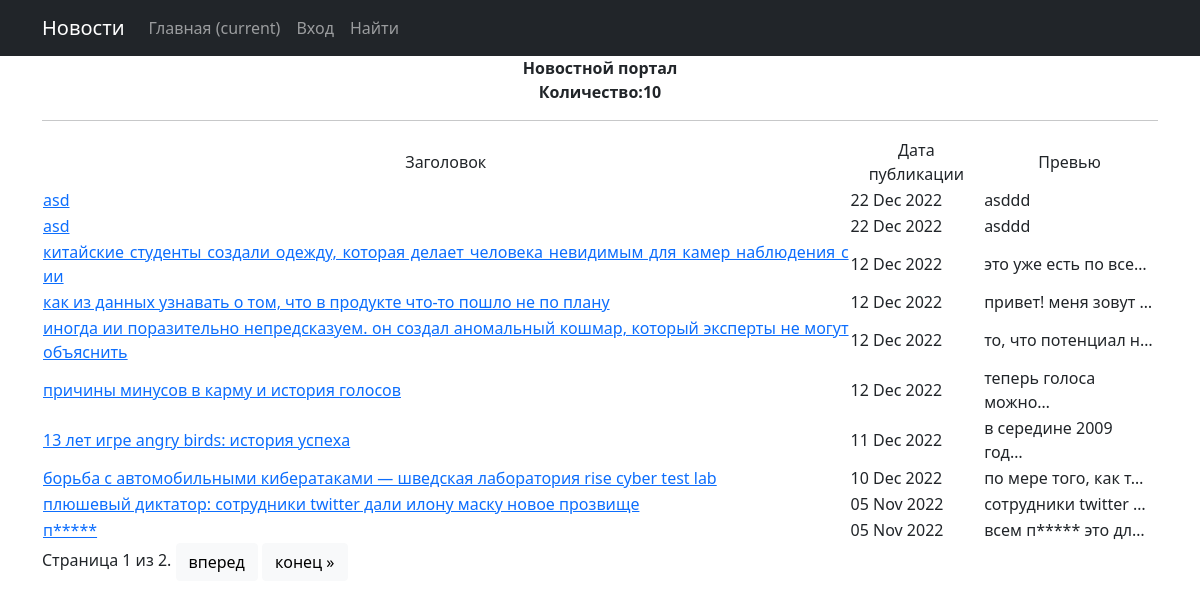
Before: /news/ with the older database file.
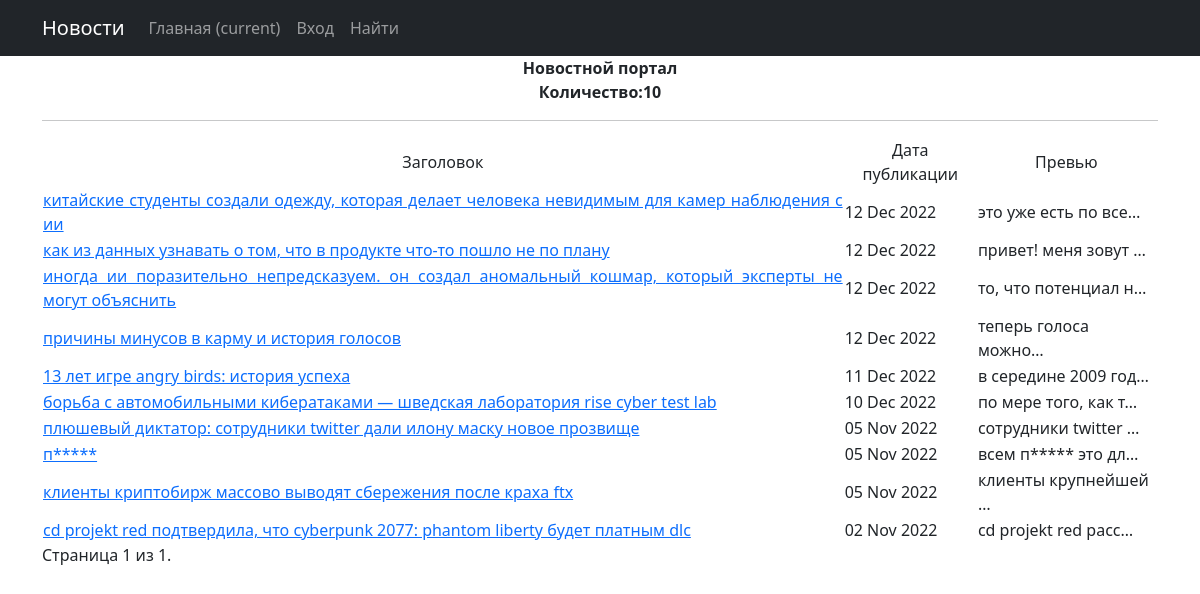
After: the same page with the newer database file.
### news/models.py (models this page shows, shortened)
class Post(models.Model):
    author = models.ForeignKey(Author, on_delete=models.CASCADE)
    NEWS = 'NW'
    ARTICLE = 'AR'
    CATEGORY_CHICES = [
        (NEWS, 'Новость'),
        (ARTICLE, 'Статья'),
    ]
    categoryType = models.CharField(max_length=2,
                                    choices=CATEGORY_CHICES,
                                    default=ARTICLE)
    time_in = models.DateTimeField(auto_now_add=True)
    PostCategory = models.ManyToManyField(Category, related_name='news', through='PostCategory')
    heading = models.CharField(max_length=128)
    text = models.TextField()
    reting_news = models.SmallIntegerField(default=0)

### news/views.py (the view)
# urls.py: path('', NewsList.as_view(), name='post_detail'),
class NewsList(ListView):
    model = Post  # Модель обьекта для вывода
    ordering = '-time_in'  # Поле, которое будет использоваться для сортировки объектов
    template_name = "news.html"  # Имя шаблона с инструкциями показа объекта пользователю
    context_object_name = 'post'  # Имя списка с объектами
    paginate_by = 10
    def get_context_data(self, **kwargs):
        context = super().get_context_data(**kwargs)
        context['filterset'] = self.filterset
        return context
    def get_queryset(self):
        queryset = super().get_queryset()
        self.filterset = PostFilter(self.request.GET, queryset)
        return self.filterset.qs

### news/templatetags/custom_filters.py (called while the page is built)
@register.filter()
def censor(value):
    text_split = value.lower().split()
    iter = -1
    for x in text_split:
        x = x.replace('.','').replace(',','')
        iter += 1
        if x in bad_word:
            for_len_x = (len(x) - 1) * '*'
            x = x.replace(x[1:], for_len_x)
            text_split[iter] = x
    return f'{" ".join(text_split)}'

### templates/news.html (shortened to what this page needs)
{% extends 'flatpages/default.html' %}
{% load custom_filters %}
{% load custom_tags %}
{% block content %}
<h1 style="text-align: center;"><strong>Новостной портал</strong></h1>
<p style="text-align: center;"><strong>Количество:{{post|length}}</strong></p>
    <hr>
    {% if post.categoryType == NW %}
        <table>
            <tr>
                <td>Заголовок</td>
                <td>Дата публикации</td>
                <td>Превью</td>
            </tr>
                {% for news in post %}
                        <tr>
                            <td style="text-align: justify;"><a href="{% url 'post_list' pk=news.id %}" >{{ news.heading|censor }}</a></td>
                            <td style="text-align: left;">{{ news.time_in|date:'d M Y' }}</td>
                            <td style="text-align: left;">{{ news.text|truncatechars:20|censor }}</td>
                            <td>
                            </td>
                        </tr>
                {% endfor %}
        </table>
    {% else %}
    <h2>Новостей нет!</h2>
    {% endif %}
    <div class="pagination">
        <span class="step-links">
            <span class="current">
                Страница {{ page_obj.number }} из {{ page_obj.paginator.num_pages }}.
            </span>
            {% if page_obj.has_next %}
            <a href="?page={{ page_obj.next_page_number }}"><button class="btn btn-light" type="button">вперед</button></a>
            <a  href="?page={{ page_obj.paginator.num_pages }}"><button class="btn btn-light" type="button">конец &raquo;</button></a>
            {% endif %}
        </span>
    </div>
{% endblock content %}

Changed rows visible on the page:
removed Post: heading|censor "asd", time_in "22 Dec 2022", text|censor "asddd"
removed Post: heading|censor "asd", time_in "22 Dec 2022", text|censor "asddd"
now on this page (row unchanged): Post: heading|censor "клиенты криптобирж массово выводят сбережения после краха ftx", time_in "05 Nov 2022", text|censor "клиенты крупнейшей …"
now on this page (row unchanged): Post: heading|censor "cd projekt red подтвердила, что cyberpunk 2077: phantom liberty будет платным dlc", time_in "02 Nov 2022", text|censor "cd projekt red расс…"
Other visible differences:
{{ page_obj.paginator.num_pages }}: "2" → "1"
text no longer shown: "вперед конец »"
